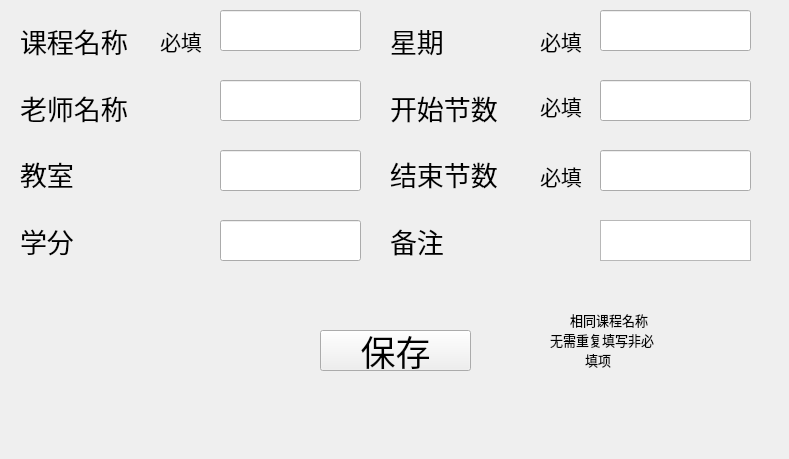
       <widget class="QWidget" name="CSadd">
        <widget class="QWidget" name="verticalLayoutWidget_3">
         <property name="geometry">
          <rect>
           <x>20</x>
           <y>10</y>
           <width>131</width>
           <height>261</height>
          </rect>
         </property>
         <layout class="QVBoxLayout" name="verticalLayout_5">
          <item>
           <widget class="QLabel" name="label_2">
            <property name="font">
             <font>
              <family>华文行楷</family>
              <pointsize>20</pointsize>
             </font>
            </property>
            <property name="text">
             <string>课程名称</string>
            </property>
           </widget>
          </item>
          <item>
           <widget class="QLabel" name="label_3">
            <property name="font">
             <font>
              <family>华文行楷</family>
              <pointsize>20</pointsize>
             </font>
            </property>
            <property name="text">
             <string>老师名称</string>
            </property>
           </widget>
          </item>
          <item>
           <widget class="QLabel" name="label_6">
            <property name="font">
             <font>
              <family>华文行楷</family>
              <pointsize>20</pointsize>
             </font>
            </property>
            <property name="text">
             <string>教室</string>
            </property>
           </widget>
          </item>
          <item>
           <widget class="QLabel" name="label_9">
            <property name="font">
             <font>
              <family>华文行楷</family>
              <pointsize>20</pointsize>
             </font>
            </property>
            <property name="text">
             <string>学分</string>
            </property>
           </widget>
          </item>
         </layout>
        </widget>
        <widget class="QWidget" name="verticalLayoutWidget_4">
         <property name="geometry">
          <rect>
           <x>390</x>
           <y>10</y>
           <width>131</width>
           <height>261</height>
          </rect>
         </property>
         <layout class="QVBoxLayout" name="verticalLayout_6">
          <item>
           <widget class="QLabel" name="label_10">
            <property name="font">
             <font>
              <family>华文行楷</family>
              <pointsize>20</pointsize>
             </font>
            </property>
            <property name="text">
             <string>星期</string>
            </property>
           </widget>
          </item>
          <item>
           <widget class="QLabel" name="label_11">
            <property name="font">
             <font>
              <family>华文行楷</family>
              <pointsize>20</pointsize>
             </font>
            </property>
            <property name="text">
             <string>开始节数</string>
            </property>
           </widget>
          </item>
          <item>
           <widget class="QLabel" name="label_12">
            <property name="font">
             <font>
              <family>华文行楷</family>
              <pointsize>20</pointsize>
             </font>
            </property>
            <property name="text">
             <string>结束节数</string>
            </property>
           </widget>
          </item>
          <item>
           <widget class="QLabel" name="label_13">
            <property name="font">
             <font>
              <family>华文行楷</family>
              <pointsize>20</pointsize>
             </font>
            </property>
            <property name="text">
             <string>备注</string>
            </property>
           </widget>
          </item>
         </layout>
        </widget>
        <widget class="QLineEdit" name="csnameedit">
         <property name="geometry">
          <rect>
           <x>220</x>
           <y>10</y>
           <width>141</width>
           <height>41</height>
          </rect>
         </property>
        </widget>
        <widget class="QLineEdit" name="teachedit">
         <property name="geometry">
          <rect>
           <x>220</x>
           <y>80</y>
           <width>141</width>
           <height>41</height>
          </rect>
         </property>
        </widget>
        <widget class="QLineEdit" name="roomedit">
         <property name="geometry">
          <rect>
           <x>220</x>
           <y>150</y>
           <width>141</width>
           <height>41</height>
          </rect>
         </property>
        </widget>
        <widget class="QLineEdit" name="scoreedit">
         <property name="geometry">
          <rect>
           <x>220</x>
           <y>220</y>
           <width>141</width>
           <height>41</height>
          </rect>
         </property>
        </widget>
        <widget class="QLineEdit" name="Xedit">
         <property name="geometry">
          <rect>
           <x>600</x>
           <y>10</y>
           <width>151</width>
           <height>41</height>
          </rect>
         </property>
        </widget>
        <widget class="QLineEdit" name="Y1edit">
         <property name="geometry">
          <rect>
           <x>600</x>
           <y>80</y>
           <width>151</width>
           <height>41</height>
          </rect>
         </property>
        </widget>
        <widget class="QLineEdit" name="Y2edit">
         <property name="geometry">
          <rect>
           <x>600</x>
           <y>150</y>
           <width>151</width>
           <height>41</height>
          </rect>
         </property>
        </widget>
        <widget class="QPushButton" name="savecourse">
         <property name="geometry">
          <rect>
           <x>320</x>
           <y>330</y>
           <width>151</width>
           <height>41</height>
          </rect>
         </property>
         <property name="font">
          <font>
           <family>华文行楷</family>
           <pointsize>26</pointsize>
          </font>
         </property>
         <property name="text">
          <string>保存</string>
         </property>
        </widget>
        <widget class="QTextEdit" name="noteedit">
         <property name="geometry">
          <rect>
           <x>600</x>
           <y>220</y>
           <width>151</width>
           <height>41</height>
          </rect>
         </property>
        </widget>
        <widget class="QLabel" name="label_16">
         <property name="geometry">
          <rect>
           <x>570</x>
           <y>310</y>
           <width>81</width>
           <height>20</height>
          </rect>
         </property>
         <property name="font">
          <font>
           <family>华文新魏</family>
           <pointsize>10</pointsize>
          </font>
         </property>
         <property name="autoFillBackground">
          <bool>false</bool>
         </property>
         <property name="styleSheet">
          <string notr="true">background-color: transparent;</string>
         </property>
         <property name="text">
          <string>相同课程名称</string>
         </property>
        </widget>
        <widget class="QLabel" name="label_17">
         <property name="geometry">
          <rect>
           <x>550</x>
           <y>330</y>
           <width>111</width>
           <height>20</height>
          </rect>
         </property>
         <property name="font">
          <font>
           <family>华文新魏</family>
           <pointsize>10</pointsize>
          </font>
         </property>
         <property name="autoFillBackground">
          <bool>false</bool>
         </property>
         <property name="styleSheet">
          <string notr="true">background-color: transparent;</string>
         </property>
         <property name="text">
          <string>无需重复填写非必</string>
         </property>
        </widget>
        <widget class="QLabel" name="label_18">
         <property name="geometry">
          <rect>
           <x>585</x>
           <y>350</y>
           <width>31</width>
           <height>20</height>
          </rect>
         </property>
         <property name="font">
          <font>
           <family>华文新魏</family>
           <pointsize>10</pointsize>
          </font>
         </property>
         <property name="autoFillBackground">
          <bool>false</bool>
         </property>
         <property name="styleSheet">
          <string notr="true">background-color: transparent;</string>
         </property>
         <property name="text">
          <string>填项</string>
         </property>
        </widget>
        <widget class="QLabel" name="mustname_3">
         <property name="geometry">
          <rect>
           <x>540</x>
           <y>160</y>
           <width>51</width>
           <height>31</height>
          </rect>
         </property>
         <property name="font">
          <font>
           <family>华文行楷</family>
           <pointsize>16</pointsize>
          </font>
         </property>
         <property name="text">
          <string>必填</string>
         </property>
        </widget>
        <widget class="QLabel" name="mustname_4">
         <property name="geometry">
          <rect>
           <x>540</x>
           <y>90</y>
           <width>51</width>
           <height>31</height>
          </rect>
         </property>
         <property name="font">
          <font>
           <family>华文行楷</family>
           <pointsize>16</pointsize>
          </font>
         </property>
         <property name="text">
          <string>必填</string>
         </property>
        </widget>
        <widget class="QLabel" name="mustname_5">
         <property name="geometry">
          <rect>
           <x>540</x>
           <y>25</y>
           <width>51</width>
           <height>31</height>
          </rect>
         </property>
         <property name="font">
          <font>
           <family>华文行楷</family>
           <pointsize>16</pointsize>
          </font>
         </property>
         <property name="text">
          <string>必填</string>
         </property>
        </widget>
        <widget class="QLabel" name="mustname_2">
         <property name="geometry">
          <rect>
           <x>160</x>
           <y>25</y>
           <width>51</width>
           <height>31</height>
          </rect>
         </property>
         <property name="font">
          <font>
           <family>华文行楷</family>
           <pointsize>16</pointsize>
          </font>
         </property>
         <property name="text">
          <string>必填</string>
         </property>
        </widget>
        <widget class="QLabel" name="huaxiaoke">
         <property name="geometry">
          <rect>
           <x>680</x>
           <y>350</y>
           <width>100</width>
           <height>100</height>
          </rect>
         </property>
         <property name="styleSheet">
          <string notr="true">background-image: url(:/image/whuhhxk.jpg);</string>
         </property>
         <property name="text">
          <string/>
         </property>
        </widget>
        <widget class="QLabel" name="label">
         <property name="geometry">
          <rect>
           <x>530</x>
           <y>270</y>
           <width>151</width>
           <height>150</height>
          </rect>
         </property>
         <property name="styleSheet">
          <string notr="true">background-image: url(:/image/qipao.jpg);</string>
         </property>
         <property name="text">
          <string/>
         </property>
        </widget>
        <zorder>label</zorder>
        <zorder>verticalLayoutWidget_3</zorder>
        <zorder>verticalLayoutWidget_4</zorder>
        <zorder>csnameedit</zorder>
        <zorder>teachedit</zorder>
        <zorder>roomedit</zorder>
        <zorder>scoreedit</zorder>
        <zorder>Xedit</zorder>
        <zorder>Y1edit</zorder>
        <zorder>Y2edit</zorder>
        <zorder>savecourse</zorder>
        <zorder>noteedit</zorder>
        <zorder>label_16</zorder>
        <zorder>label_17</zorder>
        <zorder>label_18</zorder>
        <zorder>mustname_3</zorder>
        <zorder>mustname_4</zorder>
        <zorder>mustname_5</zorder>
        <zorder>mustname_2</zorder>
        <zorder>huaxiaoke</zorder>
       </widget>
